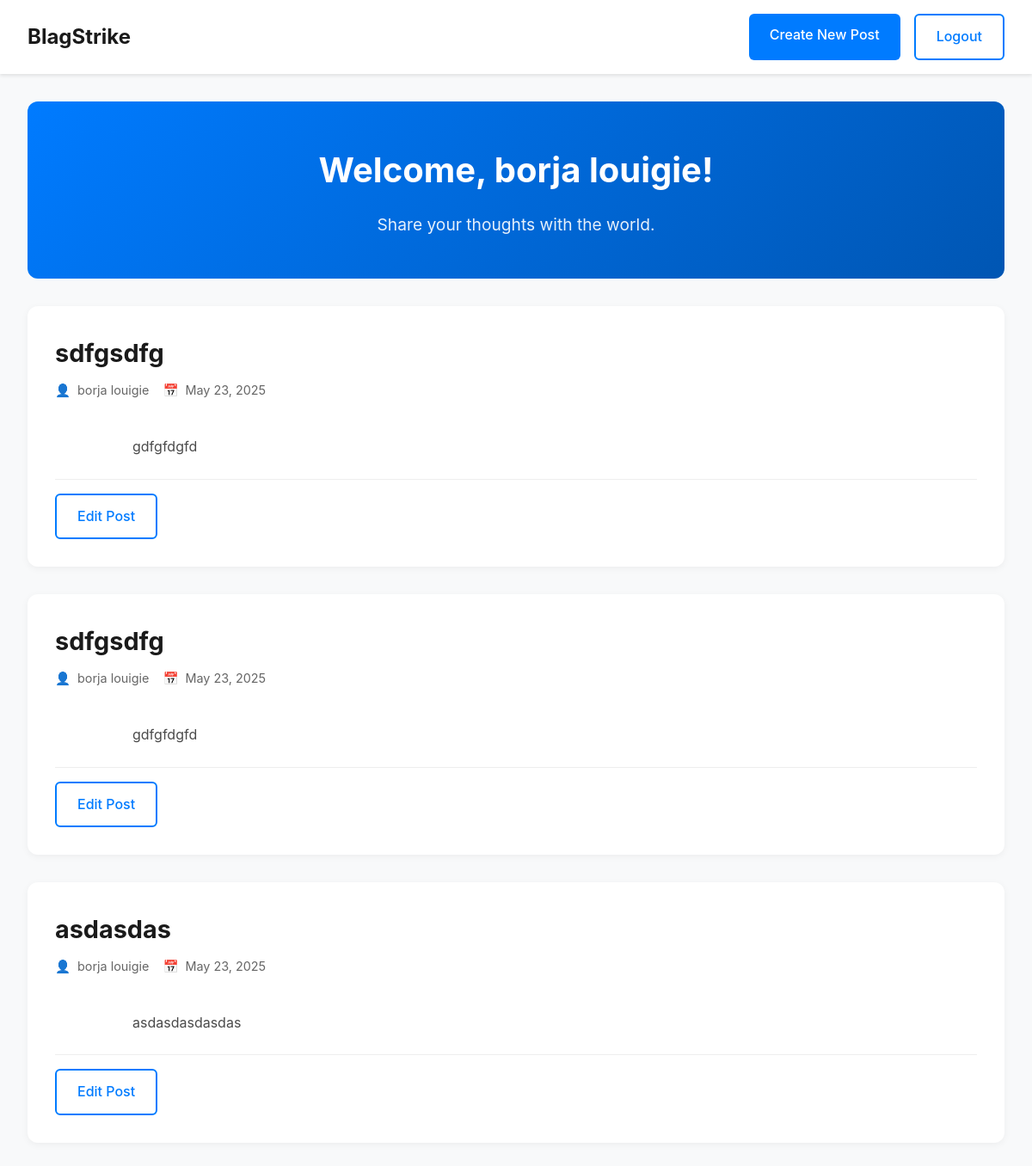
/index.php (signed in), run on the app's committed database.
### tables this page shows
CREATE TABLE `posts` (
  `id` int(11) NOT NULL,
  `title` text NOT NULL,
  `content` text NOT NULL,
  `author_id` int(10) NOT NULL,
  `created_at` timestamp NOT NULL DEFAULT current_timestamp(),
  `updated_at` timestamp NOT NULL DEFAULT current_timestamp() ON UPDATE current_timestamp()
);

CREATE TABLE `users` (
  `id` int(11) NOT NULL,
  `first_name` varchar(255) NOT NULL,
  `last_name` varchar(255) NOT NULL,
  `username` varchar(255) NOT NULL,
  `password` varchar(255) NOT NULL,
  `created_at` timestamp NOT NULL DEFAULT current_timestamp(),
  `updated_at` timestamp NOT NULL DEFAULT current_timestamp() ON UPDATE current_timestamp()
);

### app/includes/Session.php (called while the page is built, shortened)
<?php
class Session {
    public function isLoggedIn() {
        return isset($_SESSION['user_id']);
    }
    public function getUserId() {
        return $_SESSION['user_id'] ?? null;
    }
    public function getUserName() {
        return $_SESSION['user_name'] ?? null;
    }
}

### index.php (the view, shortened to what this page needs)
<?php
$session = new Session();
$database = new Database();
$conn = $database->getConnection();
function getRecentPosts($conn, $userId = null) {
    if ($userId) {
        $sql = "SELECT posts.*, users.first_name, users.last_name
                FROM posts
                JOIN users ON posts.author_id = users.id
                WHERE posts.author_id = :user_id
                ORDER BY posts.created_at DESC";
        $stmt = $conn->prepare($sql);
        $stmt->bindParam(':user_id', $userId);
    } else {
        $sql = "SELECT posts.*, users.first_name, users.last_name
                FROM posts
                JOIN users ON posts.author_id = users.id
                ORDER BY posts.created_at DESC";
        $stmt = $conn->prepare($sql);
    }
    $stmt->execute();
    return $stmt;
}
$session->regenerate();
?>
<!DOCTYPE html>
<html lang="en">
<head>
</head>
<body>
    <nav class="navbar">
        <div class="nav-content">
            <a href="index.php" class="logo">BlagStrike</a>
            <div class="btn-group">
                <?php if($session->isLoggedIn()): ?>
                    <a href="blog.php" class="btn">Create New Post</a>
                    <a href="logout.php" class="btn btn-outline">Logout</a>
                <?php else: ?>
                    <a href="login.php" class="btn">Login</a>
                    <a href="register.php" class="btn btn-outline">Register</a>
                <?php endif; ?>
            </div>
        </div>
    </nav>
    <div class="main-content">
        <?php if($session->isLoggedIn()): ?>
            <div class="welcome-banner">
                <h1>Welcome, <?php echo htmlspecialchars($session->getUserName()); ?>!</h1>
                <p>Share your thoughts with the world.</p>
            </div>
        <?php endif; ?>
        <?php
        $posts = getRecentPosts($conn, $session->getUserId());
        if($posts->rowCount() > 0):
            while($post = $posts->fetch(PDO::FETCH_ASSOC)):
        ?>
            <article class="post">
                <h2><?php echo htmlspecialchars($post['title']); ?></h2>
                <div class="post-meta">
                    <span class="author"><?php echo htmlspecialchars($post['first_name'] . ' ' . $post['last_name']); ?></span>
                    <span class="date"><?php echo date('F j, Y', strtotime($post['created_at'])); ?></span>
                </div>
                <div class="post-content">
                    <?php echo nl2br(htmlspecialchars($post['content'])); ?>
                </div>
                <?php if($session->isLoggedIn() && $session->getUserId() == $post['author_id']): ?>
                    <div class="post-actions">
                        <a href="blog.php?edit=<?php echo $post['id']; ?>" class="btn btn-outline">Edit Post</a>
                    </div>
                <?php endif; ?>
            </article>
        <?php
            endwhile;
        endif; ?>
    </div>
</body>
</html>

### index.php (style rules this page uses)
* { box-sizing: border-box; margin: 0; padding: 0; }
body { font-family: -apple-system, BlinkMacSystemFont, "Segoe UI", Roboto, sans-serif; line-height: 1.6; color: #333; background: #f8f9fa; min-height: 100vh; }
.navbar { background: white; box-shadow: 0 2px 4px rgba(0,0,0,0.1); padding: 1rem 2rem; position: sticky; top: 0; z-index: 1000; }
.nav-content { max-width: 1200px; margin: 0 auto; display: flex; justify-content: space-between; align-items: center; }
.logo { font-size: 1.5rem; font-weight: 700; color: #1a1a1a; text-decoration: none; }
.btn-group { display: flex; gap: 1rem; }
.main-content { max-width: 1200px; margin: 2rem auto; padding: 0 2rem; }
.welcome-banner { background: linear-gradient(135deg, #007bff, #0056b3); color: white; padding: 3rem 2rem; border-radius: 12px; margin-bottom: 2rem; text-align: center; }
.welcome-banner h1 { font-size: 2.5rem; margin-bottom: 1rem; }
.welcome-banner p { font-size: 1.2rem; opacity: 0.9; }
.post { background: white; padding: 2rem; border-radius: 12px; box-shadow: 0 2px 8px rgba(0,0,0,0.05); margin-bottom: 2rem; transition: transform 0.2s, box-shadow 0.2s; }
.post h2 { color: #1a1a1a; font-size: 1.8rem; margin-bottom: 0.5rem; }
.post-meta { color: #666; font-size: 0.9rem; margin-bottom: 1rem; display: flex; align-items: center; gap: 1rem; }
.post-meta .author { display: flex; align-items: center; gap: 0.5rem; }
.post-meta .author::before { content: "👤"; }
.post-meta .date::before { content: "📅"; margin-right: 0.5rem; }
.post-content { color: #4a4a4a; margin-bottom: 1.5rem; white-space: pre-wrap; }
.post-actions { display: flex; gap: 1rem; margin-top: 1rem; padding-top: 1rem; border-top: 1px solid #eee; }
.btn { display: inline-block; padding: 0.75rem 1.5rem; background-color: #007bff; color: white; border: none; border-radius: 6px; font-size: 1rem; font-weight: 500; cursor: pointer; text-decoration: none; transition: all 0.2s; }
.btn-outline { background-color: transparent; border: 2px solid #007bff; color: #007bff; }

### data on the page
posts: title "sdfgsdfg", author.last_name "borja louigie", created_at "May 23, 2025", content "gdfgfdgfd"
posts: title "sdfgsdfg", author.last_name "borja louigie", created_at "May 23, 2025", content "gdfgfdgfd"
posts: title "asdasdas", author.last_name "borja louigie", created_at "May 23, 2025", content "asdasdasdasdas"

### other printed values
$session->getUserName() "borja louigie"
